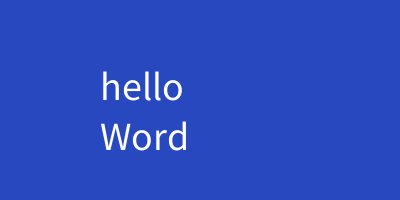
Frame 1 (no input)
Frame 60 (the mouse pressed at the canvas centre just before this capture): identical to frame 1, image omitted
Frame 120 (the mouse held since frame 60 and released just before this capture): identical to frame 1, image omitted

The Processing sketch that drew this single still picture (run headless with seeded random() and noise(); from frame 60 on, the mouse is pressed at the canvas centre):

// Processing sketch: week17_1
// ── week17_1.pde
//week17-1
void setup(){//設定只做一次
  size(400,200);
  textSize(40);
}
String line="hello";//字串
void draw(){//每秒60次
  background(#2748BF);
  text(line, 100, 100);//可以將字串line畫出來
  text("Word",100,150);//也可把字串畫出來
}
